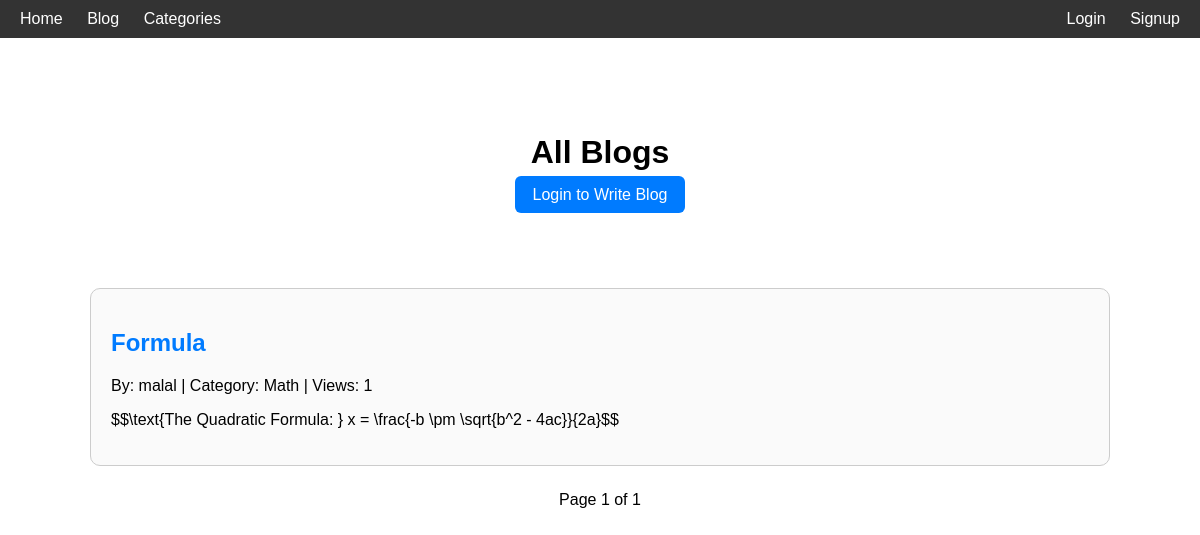
/blog/, run on an earlier commit of the app's database.
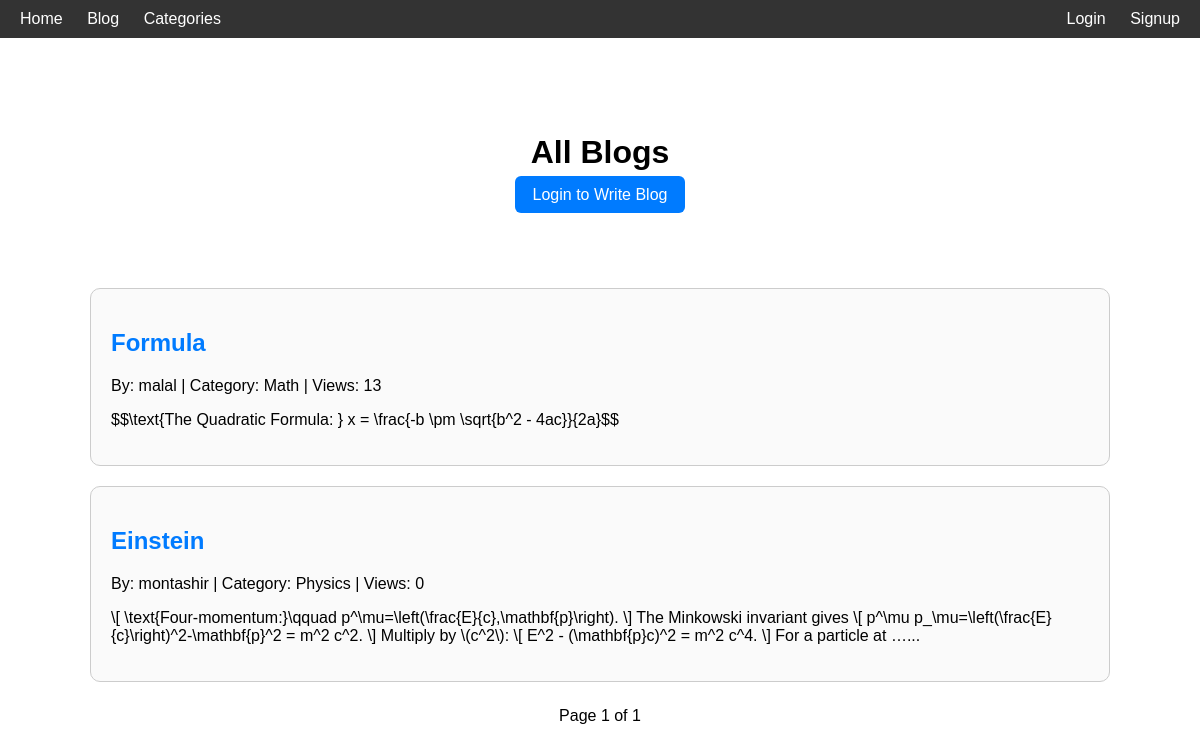
And on a later commit of the database.
### myblog/models.py (models this page shows, shortened)
class Blog(models.Model):
    author = models.ForeignKey(User, on_delete=models.CASCADE, related_name='blogs')
    title = models.CharField(max_length=100)
    slug = models.SlugField(unique=True, blank=True)
    category = models.CharField(max_length=100)
    views = models.IntegerField(default=0)
    content = models.TextField()
    created_at = models.DateTimeField(auto_now_add=True)
    updated_at = models.DateTimeField(auto_now=True)
    is_approved = models.BooleanField(default=False)
    class Meta:
        ordering = ['-views', '-created_at']

### myblog/views.py (the view)
# urls.py: path('blog/', views.blogs, name='blog_list'),
def blogs(request):
    all_blogs = Blog.objects.filter(is_approved=True).order_by('-views', '-created_at')
    paginator = Paginator(all_blogs, 10)
    page_number = request.GET.get('page')
    page_obj = paginator.get_page(page_number)
    return render(request, 'blogs.html', {'page_obj': page_obj})

### myblog/context_processor.py (called while the page is built)
def unread_notifications(request):
    if request.user.is_authenticated:
        count = Notification.objects.filter(user=request.user, is_read=False).count()
    else:
        count = 0
    return {"unread_notifications": count}

### templates/blogs.html (shortened to what this page needs)
{% load static %}
<!DOCTYPE html>
<html lang="en">
<head>
    <link rel="stylesheet" href="{% static 'css/blogs.css' %}">
</head>
<body>
<div class="navbar">
    <div class="nav-left">
        <a href="{% url 'home' %}">Home</a>
        <a href="{% url 'blog_list' %}">Blog</a>
        <a href="{% url 'category_list' %}">Categories</a>
    </div>
    <div class="nav-right">
    {% if user.is_authenticated %}
        <a href="{% url 'profile' %}">Profile</a>
        <a href="{% url 'notifications' %}" class="notif-bell">
            🔔
            {% if unread_notifications > 0 %}
                <span class="notif-count">{{ unread_notifications }}</span>
            {% endif %}
        </a>
        <a href="{% url 'logout' %}">Logout</a>
    {% else %}
        <a href="{% url 'login' %}">Login</a>
        <a href="{% url 'signup' %}">Signup</a>
    {% endif %}
</div>
</div>
<div class="container">
    <div class="title-section">
        <h1>All Blogs</h1>
        <div class="action-buttons">
            {% if user.is_authenticated %}
                <a href="{% url 'blog_write' %}" class="btn">Write Blog</a>
                {% if user.is_superuser %}
                    <a href="{% url 'pending_blogs' %}" class="btn">Pending Blogs</a>
                {% endif %}
            {% else %}
                <a href="{% url 'login' %}" class="btn">Login to Write Blog</a>
            {% endif %}
        </div>
    </div>
    {% if page_obj %}
        <div class="blog-list">
            {% for blog in page_obj %}
            <div class="blog-card">
                <h2><a href="{% url 'blog_detail' blog.slug %}" class="blog-title">{{ blog.title }}</a></h2>
                <p>By: {{ blog.author.username }} | Category: {{ blog.category }} | Views: {{ blog.views }}</p>
                <p>
                    {% with blog.content|truncatewords:30 as excerpt %}
                        {{ excerpt }}{% if blog.content|length > excerpt|length %}...{% endif %}
                    {% endwith %}
                </p>
            </div>
            {% endfor %}
        </div>
        <div class="pagination">
            <span>Page {{ page_obj.number }} of {{ page_obj.paginator.num_pages }}</span>
        </div>
    {% else %}
        <p>No blogs available.</p>
    {% endif %}
</div>
</body>
</html>

### static/css/blogs.css (style rules this page uses)
body { margin: 0; font-family: Arial, sans-serif; }
.navbar { background: #333; padding: 10px; display: flex; justify-content: space-between; }
.navbar a { color: white; margin: 0 10px; text-decoration: none; }
.container { width: 85%; margin: auto; padding-top: 30px; }
.title-section { display: flex; flex-direction: column; justify-content: center; align-items: center; min-height: 180px; margin-bottom: 40px; text-align: center; }
.title-section h1 { font-size: 32px; margin-bottom: 15px; }
.action-buttons .btn { margin: 0 8px; padding: 10px 18px; background: #007BFF; color: white; border-radius: 6px; text-decoration: none; }
.blog-list { display: flex; flex-direction: column; gap: 20px; }
.blog-card { border: 1px solid #ccc; padding: 20px; border-radius: 10px; background: #fafafa; }
.blog-card h2 a { text-decoration: none; color: #007BFF; }
.pagination { margin: 25px 0; text-align: center; }
.btn { padding: 8px 14px; background: #007BFF; color: white; border-radius: 6px; border: none; cursor: pointer; }

What changed in the data, as far as the page shows it:
changed Blog "Formula": views "1" → "13"
added Blog: title "Einstein", author.username "montashir", category "Physics", views "0", excerpt "\\[ \\text{Four-momentum:}\\qquad p^\\mu=\\left(\\frac{E}{c},\\mathbf{p}\\right). \\] The Minkowski invariant gives \\[ p^\\mu p_\\mu=\\left(\\frac{E}{c}\\right)^2-\\mathbf{p}^2 = m^2 c^2. \\] Multiply by \\(c^2\\): \\[ E^2 - (\\mathbf{p}c)^2 = m^2 c^4. \\] For a particle at …"
